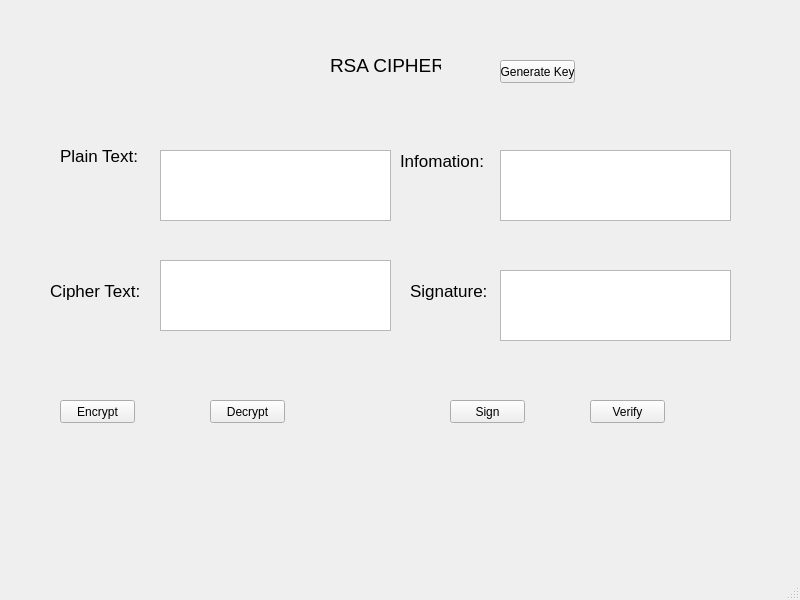
<?xml version="1.0" encoding="UTF-8"?>
<ui version="4.0">
 <class>MainWindow</class>
 <widget class="QMainWindow" name="MainWindow">
  <property name="geometry">
   <rect>
    <x>0</x>
    <y>0</y>
    <width>800</width>
    <height>600</height>
   </rect>
  </property>
  <property name="windowTitle">
   <string>MainWindow</string>
  </property>
  <widget class="QWidget" name="centralwidget">
   <widget class="QLabel" name="label">
    <property name="geometry">
     <rect>
      <x>330</x>
      <y>50</y>
      <width>111</width>
      <height>31</height>
     </rect>
    </property>
    <property name="font">
     <font>
      <pointsize>14</pointsize>
     </font>
    </property>
    <property name="text">
     <string>RSA CIPHER</string>
    </property>
   </widget>
   <widget class="QLabel" name="label_2">
    <property name="geometry">
     <rect>
      <x>60</x>
      <y>135</y>
      <width>91</width>
      <height>41</height>
     </rect>
    </property>
    <property name="font">
     <font>
      <pointsize>13</pointsize>
     </font>
    </property>
    <property name="text">
     <string>Plain Text:</string>
    </property>
   </widget>
   <widget class="QLabel" name="label_3">
    <property name="geometry">
     <rect>
      <x>50</x>
      <y>270</y>
      <width>91</width>
      <height>41</height>
     </rect>
    </property>
    <property name="font">
     <font>
      <pointsize>13</pointsize>
     </font>
    </property>
    <property name="text">
     <string>Cipher Text:</string>
    </property>
   </widget>
   <widget class="QLabel" name="label_4">
    <property name="geometry">
     <rect>
      <x>400</x>
      <y>140</y>
      <width>91</width>
      <height>41</height>
     </rect>
    </property>
    <property name="font">
     <font>
      <pointsize>13</pointsize>
     </font>
    </property>
    <property name="text">
     <string>Infomation:</string>
    </property>
   </widget>
   <widget class="QLabel" name="label_5">
    <property name="geometry">
     <rect>
      <x>410</x>
      <y>270</y>
      <width>91</width>
      <height>41</height>
     </rect>
    </property>
    <property name="font">
     <font>
      <pointsize>13</pointsize>
     </font>
    </property>
    <property name="text">
     <string>Signature:</string>
    </property>
   </widget>
   <widget class="QPushButton" name="btn_encrypt">
    <property name="geometry">
     <rect>
      <x>60</x>
      <y>400</y>
      <width>75</width>
      <height>23</height>
     </rect>
    </property>
    <property name="text">
     <string>Encrypt</string>
    </property>
   </widget>
   <widget class="QPushButton" name="btn_decrypt">
    <property name="geometry">
     <rect>
      <x>210</x>
      <y>400</y>
      <width>75</width>
      <height>23</height>
     </rect>
    </property>
    <property name="text">
     <string>Decrypt</string>
    </property>
   </widget>
   <widget class="QPushButton" name="btn_sign">
    <property name="geometry">
     <rect>
      <x>450</x>
      <y>400</y>
      <width>75</width>
      <height>23</height>
     </rect>
    </property>
    <property name="text">
     <string>Sign</string>
    </property>
   </widget>
   <widget class="QPushButton" name="btn_verify">
    <property name="geometry">
     <rect>
      <x>590</x>
      <y>400</y>
      <width>75</width>
      <height>23</height>
     </rect>
    </property>
    <property name="text">
     <string>Verify</string>
    </property>
   </widget>
   <widget class="QPushButton" name="btn_gen_keys">
    <property name="geometry">
     <rect>
      <x>500</x>
      <y>60</y>
      <width>75</width>
      <height>23</height>
     </rect>
    </property>
    <property name="text">
     <string>Generate Key</string>
    </property>
   </widget>
   <widget class="QTextEdit" name="txt_plain_text">
    <property name="geometry">
     <rect>
      <x>160</x>
      <y>150</y>
      <width>231</width>
      <height>71</height>
     </rect>
    </property>
   </widget>
   <widget class="QTextEdit" name="txt_cipher_text">
    <property name="geometry">
     <rect>
      <x>160</x>
      <y>260</y>
      <width>231</width>
      <height>71</height>
     </rect>
    </property>
   </widget>
   <widget class="QTextEdit" name="txt_info">
    <property name="geometry">
     <rect>
      <x>500</x>
      <y>150</y>
      <width>231</width>
      <height>71</height>
     </rect>
    </property>
   </widget>
   <widget class="QTextEdit" name="txt_sign">
    <property name="geometry">
     <rect>
      <x>500</x>
      <y>270</y>
      <width>231</width>
      <height>71</height>
     </rect>
    </property>
   </widget>
  </widget>
  <widget class="QMenuBar" name="menubar">
   <property name="geometry">
    <rect>
     <x>0</x>
     <y>0</y>
     <width>800</width>
     <height>21</height>
    </rect>
   </property>
  </widget>
  <widget class="QStatusBar" name="statusbar"/>
 </widget>
 <resources/>
 <connections/>
</ui>
